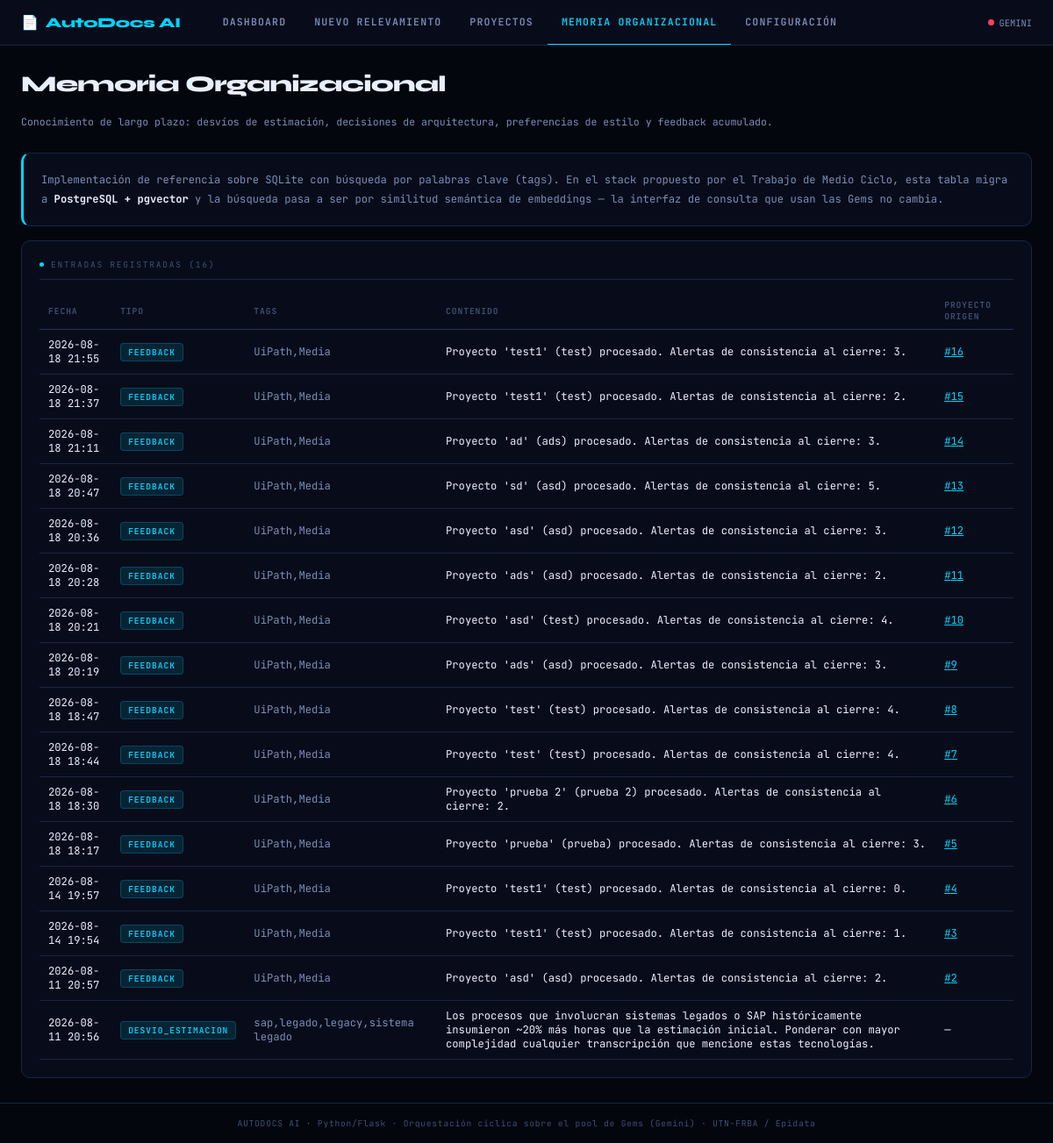
The page /memoria on the database as committed earlier.
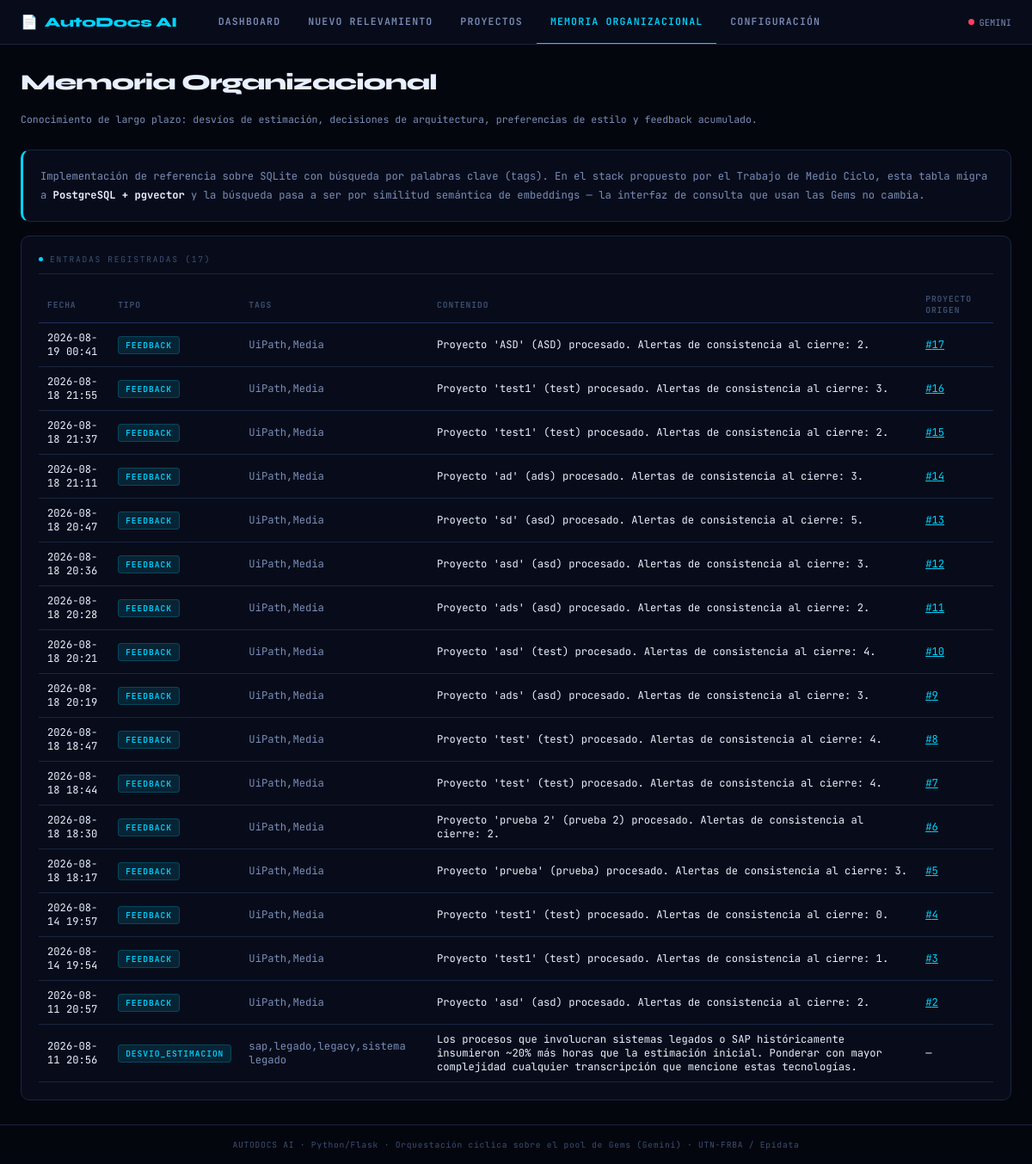
The same page on the database as committed later.
### tables this page shows
CREATE TABLE memoria_organizacional (
    id                INTEGER PRIMARY KEY AUTOINCREMENT,
    tipo              TEXT,     -- desvio_estimacion | decision_arquitectura | preferencia_estilo | feedback
    tags              TEXT,     -- csv de palabras clave para búsqueda (sustituye a la búsqueda vectorial)
    contenido         TEXT NOT NULL,
    proyecto_origen_id INTEGER REFERENCES proyectos(id),
    creado            TEXT DEFAULT CURRENT_TIMESTAMP
);

### ui/app.py (the view)
    @app.route("/memoria")
    def memoria():
        return render_template("memoria.html", entradas=MemoriaService.listar())

### core/db.py (called while the page is built)
def get_conn() -> sqlite3.Connection:
    DB_PATH.parent.mkdir(exist_ok=True)
    conn = sqlite3.connect(DB_PATH)
    conn.row_factory = sqlite3.Row
    conn.execute("PRAGMA foreign_keys = ON")
    return conn

### repositories/memoria_repository.py (called while the page is built)
    @staticmethod
    def listar(limite: int = 100) -> list:
        conn = get_conn()
        rows = conn.execute(
            "SELECT * FROM memoria_organizacional ORDER BY creado DESC LIMIT ?", (limite,)
        ).fetchall()
        conn.close()
        return [dict(r) for r in rows]

### services/memoria_service.py (called while the page is built)
    @staticmethod
    def listar() -> list:
        return MemoriaRepository.listar()

### ui/templates/memoria.html (shortened to what this page needs)
{% extends "base.html" %}
{% block content %}
<div class="page-header">
  <h1>Memoria Organizacional</h1>
  <p>Conocimiento de largo plazo: desvíos de estimación, decisiones de arquitectura, preferencias de estilo y feedback acumulado.</p>
</div>
<div class="panel mb-4" style="border-left:3px solid var(--cyan)">
  <p style="font-size:.76rem; color:var(--text-mid); line-height:1.7">
    Implementación de referencia sobre SQLite con búsqueda por palabras clave (<code>tags</code>).
    En el stack propuesto por el Trabajo de Medio Ciclo, esta tabla migra a
    <strong style="color:var(--text-hi)">PostgreSQL + pgvector</strong> y la búsqueda pasa a ser por
    similitud semántica de embeddings — la interfaz de consulta que usan las Gems no cambia.
  </p>
</div>
<div class="panel">
  <div class="panel-title"><span class="dot"></span>Entradas registradas ({{ entradas|length }})</div>
  <table>
    <thead><tr><th>Fecha</th><th>Tipo</th><th>Tags</th><th>Contenido</th><th>Proyecto origen</th></tr></thead>
    <tbody>
      {% for e in entradas %}
      <tr>
        <td>{{ e.creado[:16] }}</td>
        <td><span class="tag tag-cyan">{{ e.tipo }}</span></td>
        <td style="color:var(--text-mid)">{{ e.tags }}</td>
        <td>{{ e.contenido }}</td>
        <td>{% if e.proyecto_origen_id %}<a href="/resultado/{{ e.proyecto_origen_id }}" style="color:var(--cyan)">#{{ e.proyecto_origen_id }}</a>{% else %}—{% endif %}</td>
      </tr>
      {% else %}
      <tr><td colspan="5" class="result-box empty">Todavía no hay entradas en la memoria organizacional.</td></tr>
      {% endfor %}
    </tbody>
  </table>
</div>
{% endblock %}

Rows that differ between the two databases and show on the page:
added memoria_organizacional: creado "2026-08-19 00:41", tipo "FEEDBACK", tags "UiPath,Media", contenido "Proyecto 'ASD' (ASD) procesado. Alertas de consistencia al cierre: 2.", proyecto_origen_id "17"
Other text that changed with them:
{{ entradas|length }}: "16" → "17"
